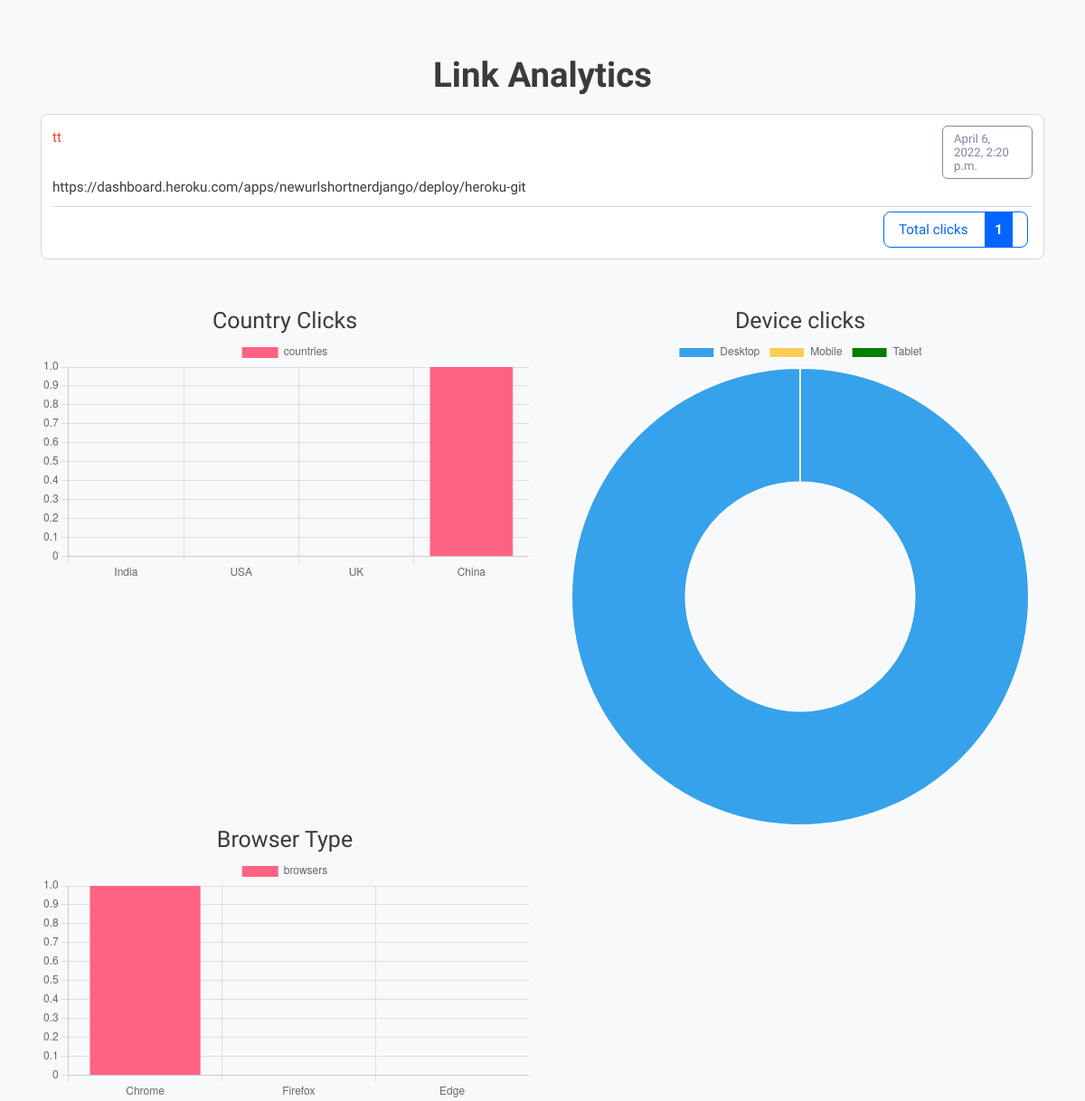
Page /analytics/tt on the earlier database version.
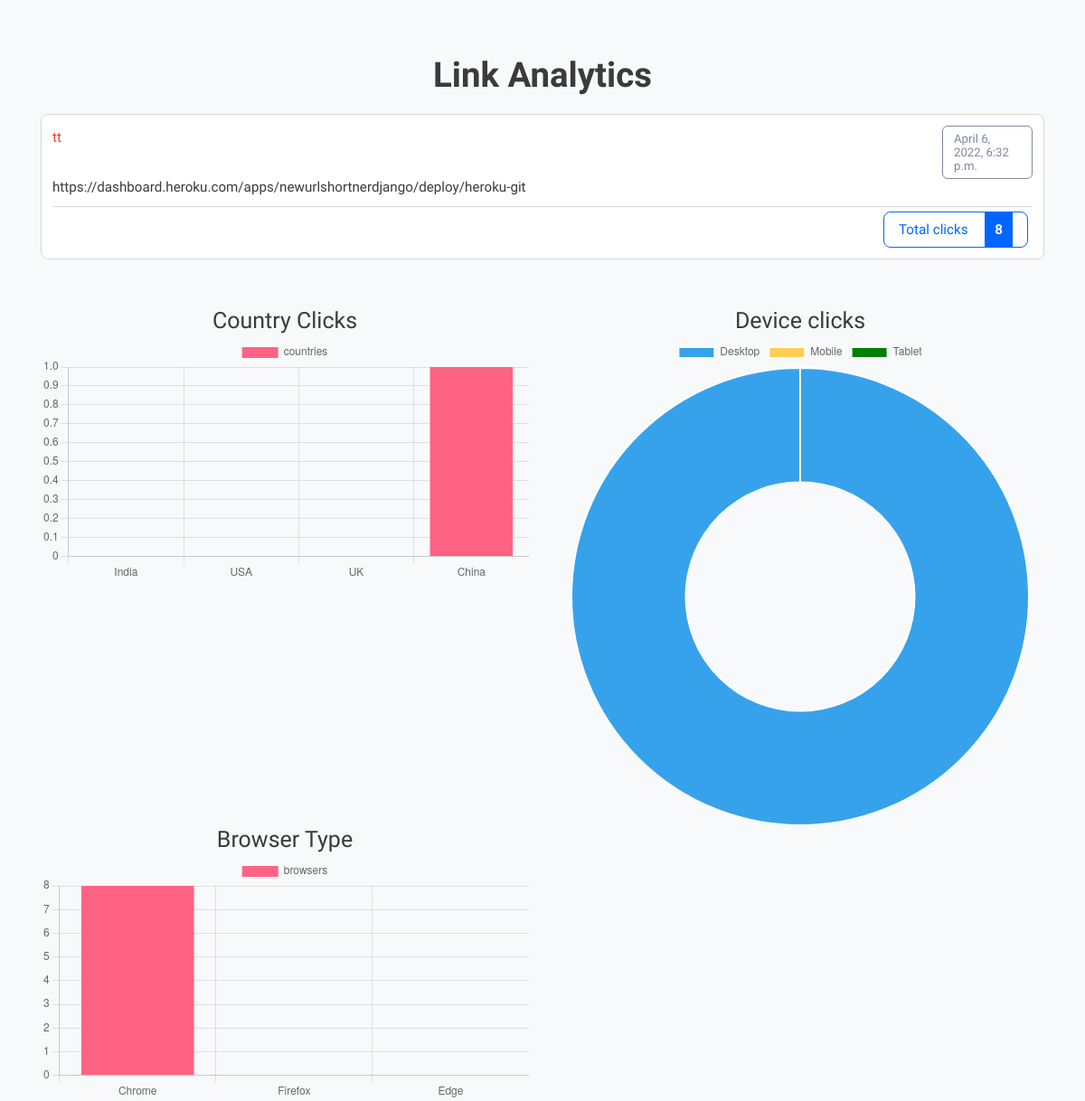
Same page on the later database version.
### myapp/models.py (models this page shows)
class Meta_Data(models.Model):
    new_short_url=models.CharField(max_length=100,unique=False)
    country_name=models.CharField(max_length=500)
    device_name=models.CharField(max_length=500)
    browser_name=models.CharField(max_length=500)
    last_visit=models.DateTimeField(auto_now_add=True)

### myapp/views.py (the view)
# urls.py: path('analytics/<slug:short_urls>',views.url_analytics)
def url_analytics(request,short_urls):
    print(short_urls)
    row=Meta_Data.objects.filter(new_short_url=short_urls)
    row_url=LongToShort.objects.filter(short_url=short_urls)
    obj_temp=row_url[0]
    n=len(row)
    url_dict={
        "short_url":short_urls,
        "long_url":obj_temp.long_url,
        "clicks":obj_temp.clicks,
        "last_visit":row[n-1].last_visit
    }
    print(url_dict["last_visit"])
    url_dict["date"]=obj_temp.date
    country_dict={}
    browser_dict={}
    device_dict={}
    set1=set()
    for ele in row:
       cn=ele.country_name
       if(cn=="United State"):
        cn="USA"
       if(cn=="United Kingdom"):
        cn="UK"
       dn=ele.device_name
       bn=ele.browser_name
       set1.add(cn)
       url_dict[cn] = url_dict.get(cn, 0) + 1
       url_dict[dn]=url_dict.get(dn,0)+1
       url_dict[bn]=url_dict.get(bn,0)+1
    list1=list(set1)
    url_dict["country_list"]=list1
    return render(request,"analytics.html",url_dict)

### myapp/templates/analytics.html (shortened to what this page needs)
{% load static %}
<!DOCTYPE html>
<html lang="en" class="">
<head>
	<link rel="stylesheet" href="{% static 'bootstrap.min.css' %}" type="text/css" media="screen">
	<link rel="stylesheet" href="{% static 'style.css' %}" type="text/css" media="screen">
</head>
<body class="pace-done lout_stats30">
	<main id="content" role="main" class="wyniki wyniki_all">
		<div class="container">
			<div class="row">
				<div class="col-12 page_log_in mt-0">
					<h2 class="h1" style="text-align: center;">Link Analytics</h2>
				</div>
				<div class="url_options url_stats_o" id="1">
					<p class="data_link">{{ last_visit }}</p>
					<p class="url_link">
						{{ long_url }}
					</p>
					<p id="link" class="link_element">
						<a href="{{ short_url }}" class="short_url_l" target="_blank">
							{{ short_url }}</a>
					</p>
					<div class="stats_total btn-cutt click_stats btn_norm">
						<div>Total clicks <strong class="allClicks">{{ clicks }}</strong></div>
					</div>
				</div>
			</div>
			<br /><br />
			<div class="row">
                <div class="col-6">
                    <h2 style="text-align: center; font-size: 25px; font-weight: 500;">Country Clicks</h2>
                    <canvas id="barChart"></canvas>
                </div>
                <div class="col-6">
                    <h2 style="text-align: center; font-size: 25px; font-weight: 500;">Device clicks</h2>
                    <canvas id="donutChart"></canvas>
                </div>
            </div>
            <div class="row">
                <div class="col-6">
                    <h2 style="text-align: center; font-size: 25px; font-weight: 500;">Browser Type</h2>
                    <canvas id="barChart3"></canvas>
                </div>
            </div>
		</div>
	</main>
</body>
	<script>
        const ctx = document.getElementById('barChart').getContext('2d');
        const countries = ["India","USA","UK","China"]
        const number_of_clicks = ["{{ India }}","{{ USA }}","{{ UK }}","{{ China }}"];
        const barChart = new Chart(ctx, {
            type: 'bar',
            data: {
                labels: countries,
                datasets: [{
                    label: 'countries',
                    data: number_of_clicks,
                    backgroundColor: [
                        '#FF6384',
                        'rgb(255, 205, 86)',
                        'rgb(0,128,0)'
                    ],
                }]
            }
        });
        const desktop_count = "{{ PC }}";
        const mobile_count = "{{ Mobile }}";
        const tablet_count= "{{ Tablet }}"
        const ctx2 = document.getElementById('donutChart').getContext('2d');
        const donutChart = new Chart(ctx2, {
            type: 'doughnut',
            data: {
                labels: [
                    'Desktop',
                    'Mobile',
                    'Tablet'
                ],
                datasets: [{
                    label: 'My First Dataset',
                    data: [desktop_count, mobile_count, tablet_count],
                    backgroundColor: [
                        'rgb(54, 162, 235)',
                        'rgb(255, 205, 86)',
                        'rgb(0,128,0)'
                    ],
                    hoverOffset: 4
                }]
            }
        });
        const ctx3 = document.getElementById('barChart3').getContext('2d');
        const browsers = ["Chrome","Firefox","Edge"];
        const browser_clicks = ["{{ Chrome }}","{{ Firefox }}","{{ Edge }}"];
        const barChart3 = new Chart(ctx3, {
            type: 'bar',
            data: {
                labels: browsers,
                datasets: [{
                    label: 'browsers',
                    data: browser_clicks,
                    backgroundColor: [
                        '#FF6384',
                        'rgb(255, 205, 86)',
                        'rgb(0,128,0)'
                    ],
                }]
            }
        });
    </script>
</html>

Differences in the rows shown:
no longer on this page (row unchanged): Meta_Data: last_visit "April 6, 2022, 2:20 p.m."
added Meta_Data: last_visit "April 6, 2022, 6:32 p.m."
Other differences:
{{ clicks }}: "1" → "8"
chart data {{ Chrome }}: 1 → 8
